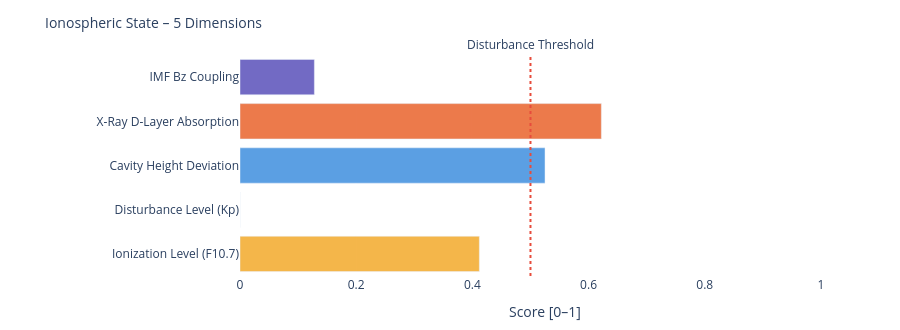

Notebook source saved alongside this figure:
### Markdown cell above
---
### 📐 Systemic Insight: Geometric Cavity vs. Real Schumann Resonance

**Relevant for:** Layer 6 = delta analysis &nbsp;|&nbsp; Layer 7 = feature vector / system interpretation

A cavity height change from 80 km to 70 km shifts the **idealized geometric frequencies** only minimally:

| Modus | Aktuell | Referenz | Δ |
|-------|---------|----------|---|
| SR-1 | 10.4762 Hz | 10.4599 Hz | +16 mHz |
| SR-2 | 18.1452 Hz | 18.1171 Hz | +28 mHz |
| SR-3 | 25.6612 Hz | 25.6215 Hz | +40 mHz |
| SR-4 | 33.1285 Hz | 33.0772 Hz | +51 mHz |

The geometric effect is limited because 10 km is very small compared to Earth's radius (~6371 km).

**Consequence:** Real Schumann deviations are likely driven more strongly by **conductivity, damping, day/night structure, lightning distribution and source geometry** than by pure cavity height.

---

**Layer 6 compares:**
```
geometric Δ from Layer 4  vs.  observed Δ from real Schumann measurement data
```

**Layer 7 Feature:**
```
If real Δ >> geometric Δ  →  non-geometric factors dominant
```

### Code cell
# ============================================================
# IONOSPHERIC STATE – Summary gauge
# Five dimensions: ionization, disturbance, cavity height, X-Ray, Bz coupling
# ============================================================

def norm(v, lo, hi):
    if v is None: return None
    return round(max(0.0, min(1.0, (v - lo) / (hi - lo))), 3)

# Ionization level (F10.7 → F2-Layer)
ioniz = norm(f107_val, 60, 250)

# Disturbance level (Kp → E/F-Layer irregularities)
disturb = norm(kp_val, 0, 9)

# Cavity height deviation from reference (80 km)
h_dev = norm(abs(h_eff - 80), 0, 20)

# X-Ray ionization (D-Layer absorption)
xray_ioniz = None
if xray_now is not None:
    xray_ioniz = norm(math.log10(max(xray_now, 1e-9)) + 9, 0, 5)

# Bz coupling (southward Bz → stronger magnetosphere-ionosphere coupling)
bz_coupling = norm(-(bz_now or 0), -5, 30) if bz_now is not None else None

dims = [
    ('Ionization Level (F10.7)',    ioniz,      '#F2A623'),
    ('Disturbance Level (Kp)',      disturb,    '#7F77DD'),
    ('Cavity Height Deviation',     h_dev,      '#378ADD'),
    ('X-Ray D-Layer Absorption',    xray_ioniz, '#E85D24'),
    ('IMF Bz Coupling',             bz_coupling,'#534AB7'),
]

fig = go.Figure()
for name, val, col in dims:
    if val is not None:
        h = int(val * 20)
        bar = '█' * h + '░' * (20 - h)
        label = f'{name}:  {bar}  {val:.3f}'
    else:
        label = f'{name}:  {"─" * 20}  n/a'
    fig.add_trace(go.Bar(
        x=[val if val is not None else 0],
        y=[name],
        orientation='h',
        marker_color=col, opacity=0.82,
        showlegend=False
    ))

fig.add_vline(x=0.5, line_dash='dot', line_color='#e74c3c',
              annotation_text='Disturbance Threshold', annotation_position='top')
fig.update_layout(
    title=dict(text='Ionospheric State – 5 Dimensions', font=dict(size=14)),
    xaxis=dict(title='Score [0–1]', range=[0, 1.05]),
    height=330, plot_bgcolor='rgba(0,0,0,0)', paper_bgcolor='rgba(0,0,0,0)',
    margin=dict(l=240, r=50, t=55, b=40)
)
fig.show()

print(f'\nIonospheric state:')
for name, val, _ in dims:
    print(f'  {name:<35} {val:.3f}' if val is not None else f'  {name:<35} n/a')

### Figure 1 — Plotly figure (JSON) as saved in the notebook; plotly's stock layout.template omitted (floating-point values rounded to 4 significant figures)
{"data": [{"marker": {"color": "#F2A623"}, "opacity": 0.82, "orientation": "h", "showlegend": false, "type": "bar", "x": [0.412], "y": ["Ionization Level (F10.7)"]}, {"marker": {"color": "#7F77DD"}, "opacity": 0.82, "orientation": "h", "showlegend": false, "type": "bar", "x": [0.0], "y": ["Disturbance Level (Kp)"]}, {"marker": {"color": "#378ADD"}, "opacity": 0.82, "orientation": "h", "showlegend": false, "type": "bar", "x": [0.525], "y": ["Cavity Height Deviation"]}, {"marker": {"color": "#E85D24"}, "opacity": 0.82, "orientation": "h", "showlegend": false, "type": "bar", "x": [0.622], "y": ["X-Ray D-Layer Absorption"]}, {"marker": {"color": "#534AB7"}, "opacity": 0.82, "orientation": "h", "showlegend": false, "type": "bar", "x": [0.128], "y": ["IMF Bz Coupling"]}], "layout": {"annotations": [{"showarrow": false, "text": "Disturbance Threshold", "x": 0.5, "xanchor": "center", "xref": "x", "y": 1, "yanchor": "bottom", "yref": "y domain"}], "height": 330, "margin": {"b": 40, "l": 240, "r": 50, "t": 55}, "paper_bgcolor": "rgba(0,0,0,0)", "plot_bgcolor": "rgba(0,0,0,0)", "shapes": [{"line": {"color": "#e74c3c", "dash": "dot"}, "type": "line", "x0": 0.5, "x1": 0.5, "xref": "x", "y0": 0, "y1": 1, "yref": "y domain"}], "title": {"font": {"size": 14}, "text": "Ionospheric State – 5 Dimensions"}, "xaxis": {"range": [0, 1.05], "title": {"text": "Score [0–1]"}}}}
